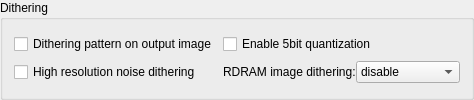
          <widget class="QGroupBox" name="ditheringGroupBox">
           <property name="title">
            <string>Dithering</string>
           </property>
           <layout class="QGridLayout" name="gridLayout_6">
            <property name="verticalSpacing">
             <number>4</number>
            </property>
            <item row="0" column="1">
             <widget class="QCheckBox" name="ditheringQuantizationCheckBox">
              <property name="toolTip">
               <string>&lt;html&gt;&lt;head/&gt;&lt;body&gt;&lt;p&gt;Like real hardware this setting reduces the number of colors if dithering is used. Removes undesired dithering fragments. Default = enabled.&lt;/p&gt;&lt;/body&gt;&lt;/html&gt;</string>
              </property>
              <property name="text">
               <string>Enable 5bit quantization</string>
              </property>
             </widget>
            </item>
            <item row="1" column="0">
             <widget class="QCheckBox" name="hiresNoiseDitheringCheckBox">
              <property name="toolTip">
               <string>&lt;html&gt;&lt;head/&gt;&lt;body&gt;&lt;p&gt;This setting doubles noise resolution to get a finer noise effect at higher resolutions. Default = disabled.&lt;/p&gt;&lt;/body&gt;&lt;/html&gt;</string>
              </property>
              <property name="text">
               <string>High resolution noise dithering</string>
              </property>
             </widget>
            </item>
            <item row="0" column="0">
             <widget class="QCheckBox" name="ditheringPatternCheckBox">
              <property name="toolTip">
               <string>&lt;html&gt;&lt;head/&gt;&lt;body&gt;&lt;p&gt;This setting enables game controlled ordered grid dithering. Enable it for accurate representation. Default = disabled.&lt;/p&gt;&lt;/body&gt;&lt;/html&gt;</string>
              </property>
              <property name="text">
               <string>Dithering pattern on output image</string>
              </property>
             </widget>
            </item>
            <item row="1" column="1">
             <layout class="QHBoxLayout" name="horizontalLayout_24">
              <item>
               <widget class="QLabel" name="ditheringLabel">
                <property name="toolTip">
                 <string>&lt;html&gt;&lt;head/&gt;&lt;body&gt;&lt;p&gt;RDRAM dithering prevents color banding in games with framebuffer effects.&lt;/p&gt;&lt;/body&gt;&lt;/html&gt;</string>
                </property>
                <property name="text">
                 <string>RDRAM image dithering:</string>
                </property>
               </widget>
              </item>
              <item>
               <widget class="QComboBox" name="ditheringModeComboBox">
                <property name="toolTip">
                 <string>&lt;html&gt;&lt;head/&gt;&lt;body&gt;&lt;p&gt;Settings: Disabled, Bayer ordered grid dithering, Magic Square ordered grid dithering or blue noise dithering. Blue noise dithering produces unobtrusive results. Default = blue noise dithering.&lt;/p&gt;&lt;/body&gt;&lt;/html&gt;</string>
                </property>
                <item>
                 <property name="text">
                  <string>disable</string>
                 </property>
                </item>
                <item>
                 <property name="text">
                  <string>Bayer</string>
                 </property>
                </item>
                <item>
                 <property name="text">
                  <string>Magic square</string>
                 </property>
                </item>
                <item>
                 <property name="text">
                  <string>Blue noise</string>
                 </property>
                </item>
               </widget>
              </item>
             </layout>
            </item>
           </layout>
          </widget>
